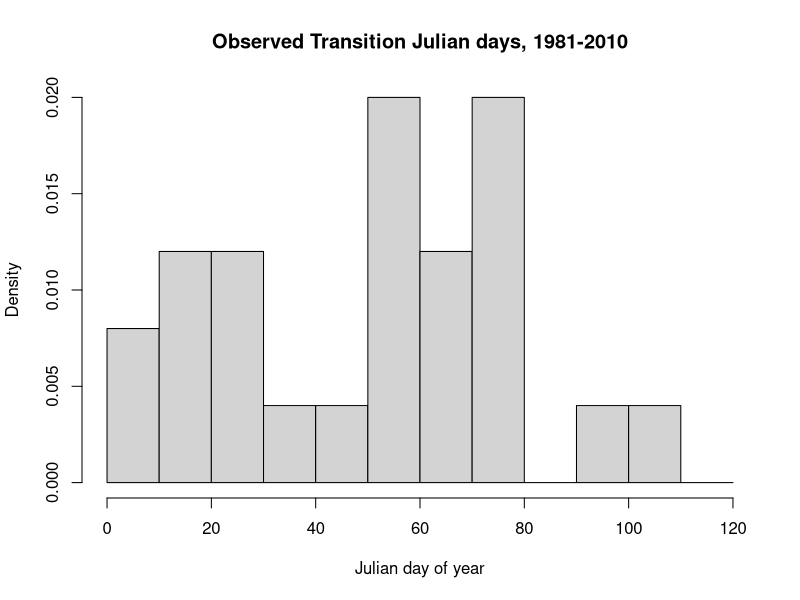
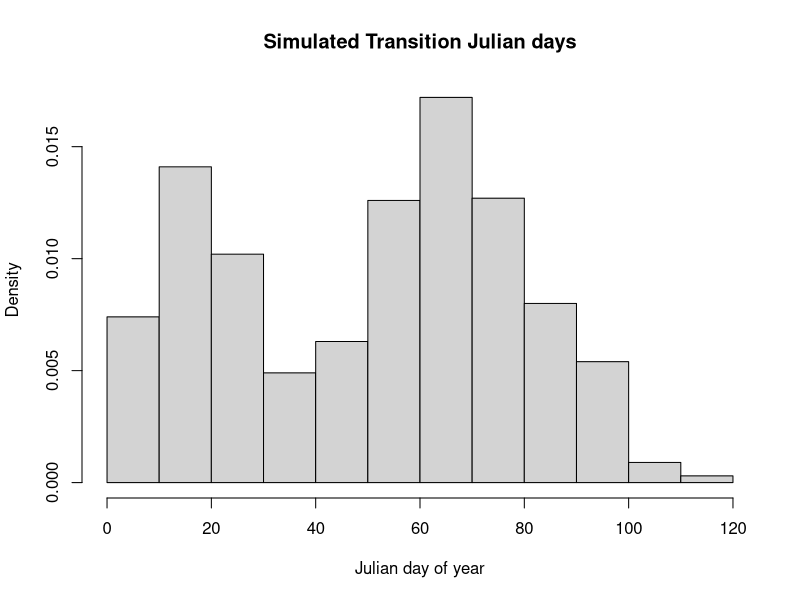

The R script that drew these images, in order:
###############################################################################
##      Chinook supplemantary analysis for Chinook model:                    ##
##      Estimate probabiliy of ocean transition by month                     ##
##      Primary Author: James T. Peterson June 1, 2018                       ##
##      U.S. Geological Survey, Oregon CooperativeCooperative                ##
##      Fish and Wildlife Research Unit, Oregon State University             ##
##      Corvallis, Oregon 97331-3803, jt.peterson@oregonstate.edu            ##
##                                                                           ##
##     Although this software program has been used by                       ##
##     the U.S. Geological Survey (USGS), no warranty, expressed             ##
##     or implied, is made by the USGS or the U.S. Government as to          ##
##     the accuracy and functioning of the program and related program       ##
##     material nor shall the fact of distribution constitute any            ##
##     such warranty, and no responsibility is assumed by the USGS           ##
##     in connection therewith.                                              ##
###############################################################################

## gamma method of moments to estimate gamma parms
gamma.MOM<- function(meanz,sdz){
  alpha<-(meanz/sdz)^2
  beta<- (sdz^2)/meanz
  return(c(alpha,beta))
}

## spring ocean transition day of the year 1980-2010
transit.day<-c(60,106,92,17,29,76,75,15,5,78,43,80,74,38,56,61,58,62,9,29,57,27,11,61,60)
# notice bimodial distribution with break at day 40
hist(transit.day, breaks = seq(0,120,10), freq=F, xlab = "Julian day of year",  main="Observed Transition Julian days, 1981-2010")
## probability of first mode
first<-sum(transit.day < 40)/length(transit.day)
## probability of second mode
second<-1-first
## parameters for gamma distribution first mode
gam1<-gamma.MOM(mean(transit.day[transit.day< 40]),sd(transit.day[transit.day< 40]))
## parameters for gamma distribution second mode
gam2<-gamma.MOM(mean(transit.day[transit.day> 40]),sd(transit.day[transit.day> 40]))

v<-(runif(1000) < first)*1
T.day<-v*round(rgamma(1000,shape = gam1[1], scale= gam1[2])) + (1-v)*round(rgamma(1000,shape = gam2[1], scale= gam2[2]))

hist(T.day, freq=F, xlab = "Julian day of year",  main="Simulated Transition Julian days")


